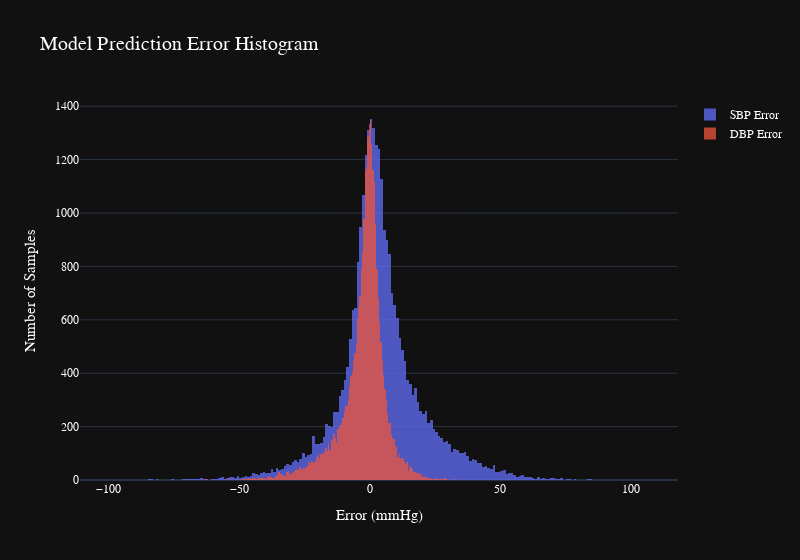

The notebook cell this image was saved under:
### Markdown cell above
# breezy-wind-80:v8

### MIMIC-III 30k Test Results (peak, valley method)

|   Error  | Systolic | Diastolic |
|   -:     | -:       | -:        |
| < 15mmHg | 76.9%    | 77.9%     |
| < 10mmHg | 63.5%    | 70.4%     |
| <  5mmHg | 40.5%    | 53.9%     |

### Code cell
import pandas as pd
import plotly.graph_objects as go

pd.options.plotting.backend = 'plotly'

fig = go.Figure()
fig.add_trace(go.Histogram(x=error['sbp_err'], name='SBP Error'))
fig.add_trace(go.Histogram(x=error['dbp_err'], name='DBP Error'))

fig.update_layout(
        barmode='overlay',
        title={
            'text': 'Model Prediction Error Histogram',
            'font': {'size': 20},
        },
        xaxis={'title': 'Error (mmHg)', 'titlefont':{'size': 15}},
        yaxis={'title': 'Number of Samples', 'titlefont':{'size': 15}},
        font={
            'family': 'Courier New, monospace',
            'color' : '#FFFFFF',
            'size'  : 12,
        },
        template='plotly_dark',
        width=800,
)
fig
fig.update_traces(opacity=0.75)

### Figure 1 — Plotly figure (JSON) as saved in the notebook; plotly's stock layout.template omitted (floating-point values rounded to 4 significant figures; data arrays with more than 128 entries replaced by an {"elided": "..."} marker saying what was removed)
{"data": [{"name": "SBP Error", "opacity": 0.75, "type": "histogram", "x": {"elided": "30000 float values"}}, {"name": "DBP Error", "opacity": 0.75, "type": "histogram", "x": {"elided": "30000 float values"}}], "layout": {"barmode": "overlay", "font": {"color": "#FFFFFF", "family": "Courier New, monospace", "size": 12}, "title": {"font": {"size": 20}, "text": "Model Prediction Error Histogram"}, "width": 800, "xaxis": {"title": {"font": {"size": 15}, "text": "Error (mmHg)"}}, "yaxis": {"title": {"font": {"size": 15}, "text": "Number of Samples"}}}}
